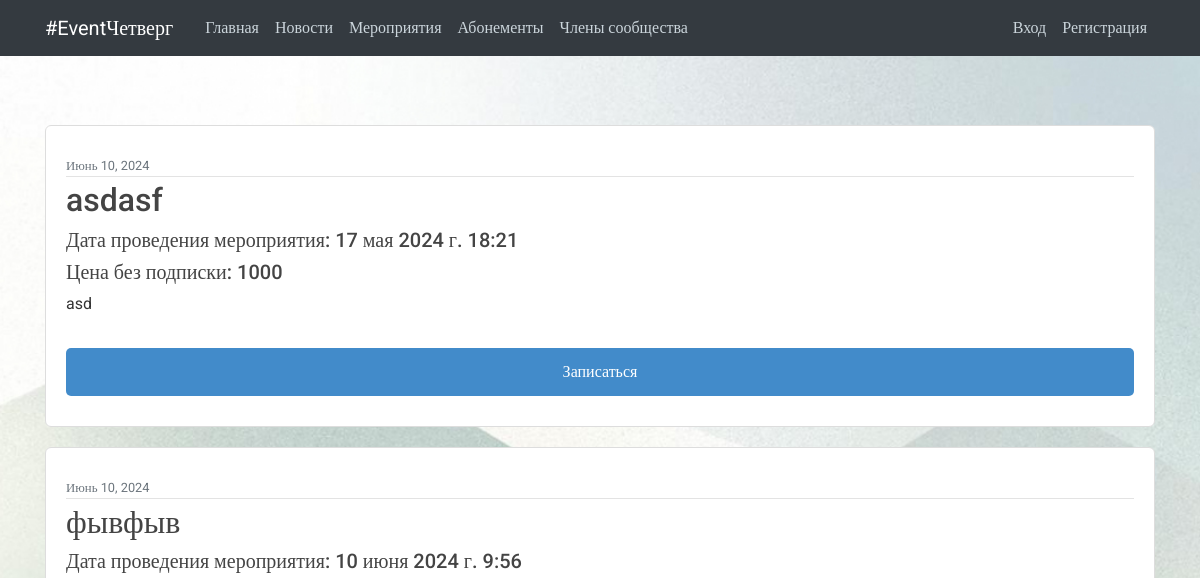
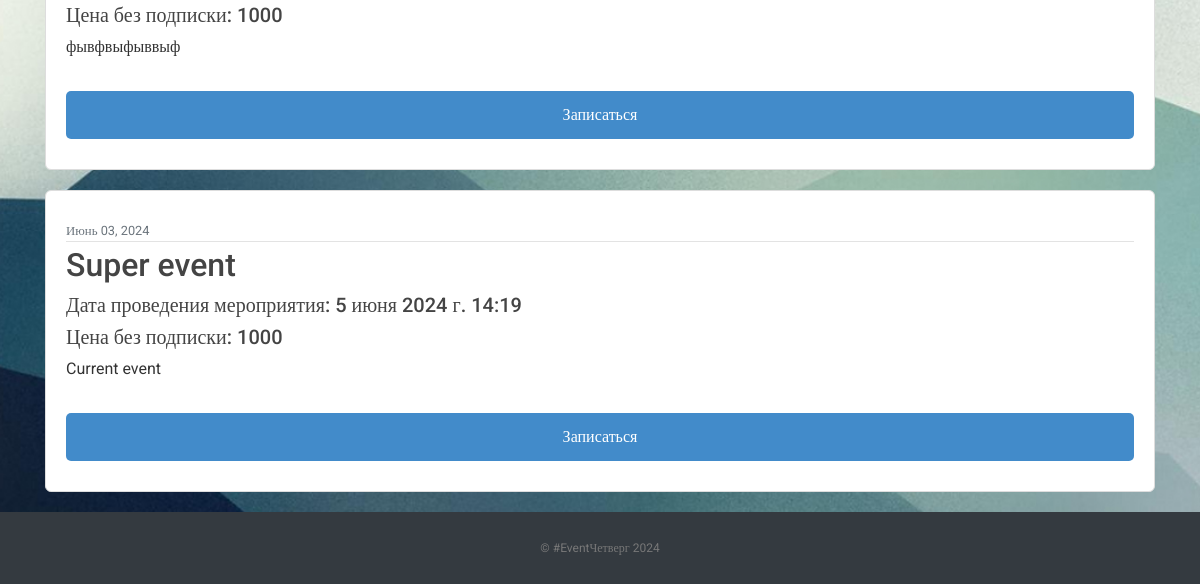
Page /events/ on the earlier database version (2 pictures, top to bottom).
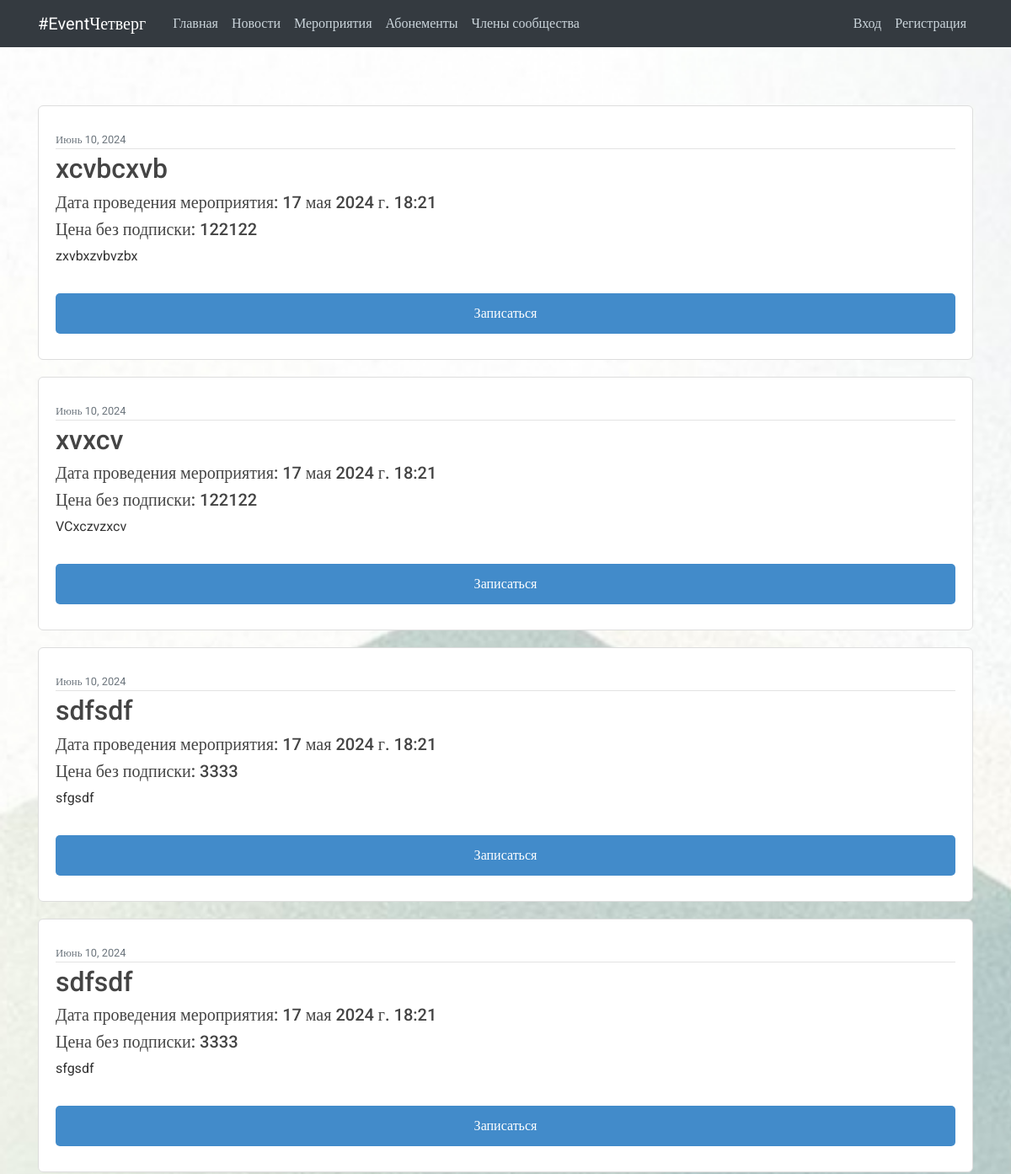
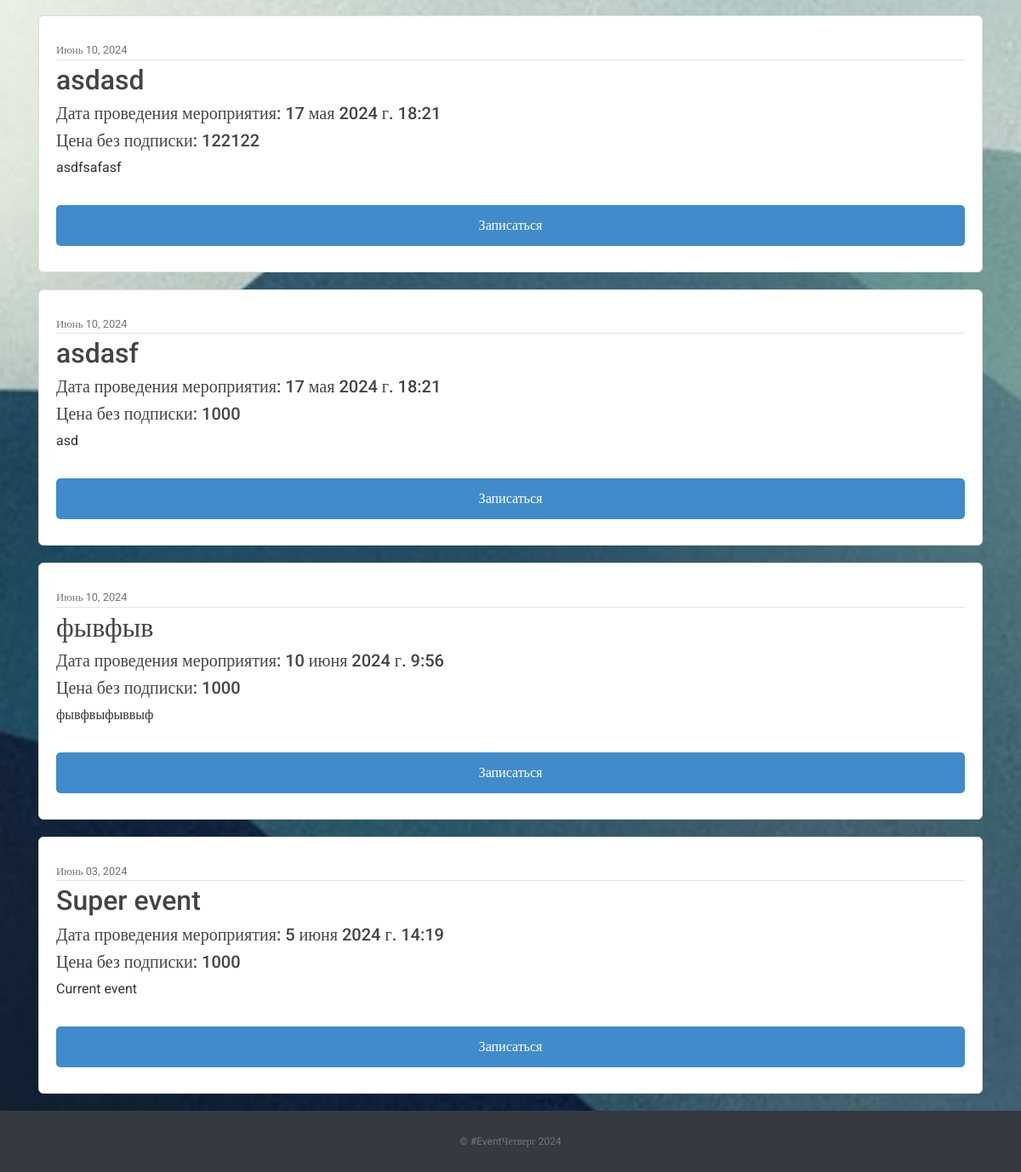
Same page on the later database version (2 pictures, top to bottom).
### vkr/models.py (models this page shows, shortened)
class Event (models.Model):
    title = models.CharField(max_length=100)
    content = models.TextField()
    date_posted = models.DateTimeField(default=timezone.now)
    is_active = models.BooleanField(default=True)
    event_date = models.DateTimeField(default=timezone.now)
    event_price = models.IntegerField(default=1000)
    image = models.ImageField(default='event_default.png', upload_to='event_pics')

### vkr/views.py (the view)
# urls.py: path('events/', EventListView.as_view(), name='vkr-events'),
class EventListView(ListView):
    queryset = Event.objects.filter(is_active=True)
    template_name = 'vkr/events.html'
    context_object_name = 'events'
    ordering = ['-date_posted']

### vkr/templates/vkr/events.html (shortened to what this page needs)
{% extends "vkr/base.html" %}
{% load static %}
{% block content %}
    <link rel="stylesheet" type="text/css" href="{% static 'modal.css' %}">
    {% for event in events %}
        <article class="media content-section">
            <div class="media-body">
                <div class="article-metadata">
                <small class="text-muted">{{ event.date_posted|date:"F d, Y" }}</small>
                </div>
                <a href="{% url 'event-detail' event.id %}"><h2>{{ event.title }}</h2></a>
                <h5>Дата проведения мероприятия: {{ event.event_date }}</h5>
                <h5>Цена без подписки: {{ event.event_price }}</h5>
                <p class="article-content">{{ event.content }}</p>
                <button class="type_button" onclick="Send({{ event.id }})">Записаться</button>
            </div>
        </article>
    {% endfor %}
{% endblock content %}

Differences in the rows shown:
added Event: date_posted "Июнь 10, 2024", title "xcvbcxvb", event_date "17 мая 2024 г. 18:21", event_price "122122", content "zxvbxzvbvzbx"
added Event: date_posted "Июнь 10, 2024", title "xvxcv", event_date "17 мая 2024 г. 18:21", event_price "122122", content "VCxczvzxcv"
added Event: date_posted "Июнь 10, 2024", title "sdfsdf", event_date "17 мая 2024 г. 18:21", event_price "3333", content "sfgsdf"
added Event: date_posted "Июнь 10, 2024", title "sdfsdf", event_date "17 мая 2024 г. 18:21", event_price "3333", content "sfgsdf"
added Event: date_posted "Июнь 10, 2024", title "asdasd", event_date "17 мая 2024 г. 18:21", event_price "122122", content "asdfsafasf"
